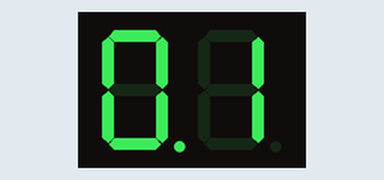
Simulated run of this sketch. Board: Arduino Uno, built with avr-gcc and run on an emulated ATmega328P. On the bench: 2-digit seven-segment display.

Above: at 0.1 s.
At 4.1 s:
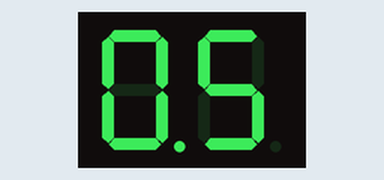
At 9.1 s:
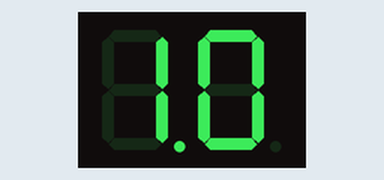
At 19.1 s:
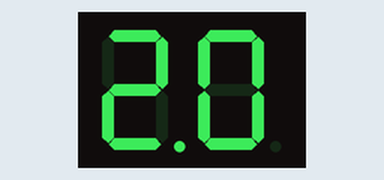
At 29.1 s:
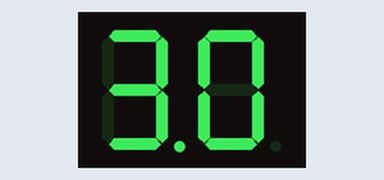
At 39.1 s:
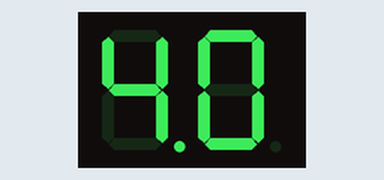

Measured:
- what the display in image 1 shows lasts 1.0 s, from 4.0 s to 5.0 s

The sketch:

_2_7segment_with_lib2.ino
```cpp
// (licence header left out)
#include "SevSeg.h"

SevSeg sevseg; //Instantiate a seven segment controller object

void setup() {
  byte numDigits = 2;
  byte digitPins[] = {4, 5};
  byte segmentPins[] = {6, 7, 8, 9, 10, 11, 12};

  sevseg.begin(COMMON_CATHODE, numDigits, digitPins, segmentPins);
  sevseg.setBrightness(90);
}

void loop() {
  for(int i = 1; i<100; i++){
    sevseg.setNumber(i,1);
    sevseg.refreshDisplay();
    delay(1000);
    }

  /*static unsigned long timer = millis();
  static int deciSeconds = 0;

  if (millis() >= timer) {
    deciSeconds++; // 100 milliSeconds is equal to 1 deciSecond
    timer += 100;
    if (deciSeconds == 10000) { // Reset to 0 after counting for 1000 seconds.
      deciSeconds=0;
    }
    sevseg.setNumber(deciSeconds, 1);
  }

  sevseg.refreshDisplay(); // Must run repeatedly*/
}

/// END ///
```
